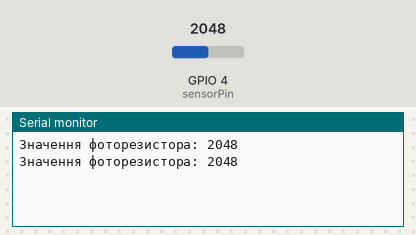
A sketch run on a simulated ESP32. Parts: the last lines printed to the serial monitor. The test bench sets the inputs (shaded band); at power-on: GPIO 4 (sensorPin) = 2048.

Above: at 1.8 s.
1.9 s: GPIO 4 (sensorPin) set to 2866
At 2.4 s:
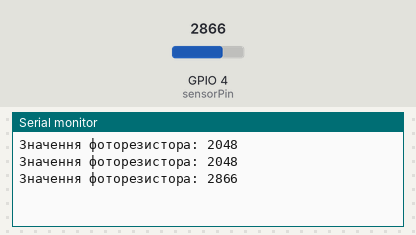
3.4 s: GPIO 4 (sensorPin) set to 3603
At 4.8 s:
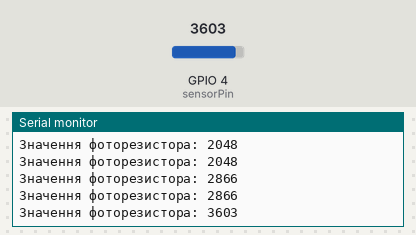
Timing chart, 0 to 6.4 s (numbered marks = the images above; inputs shaded):
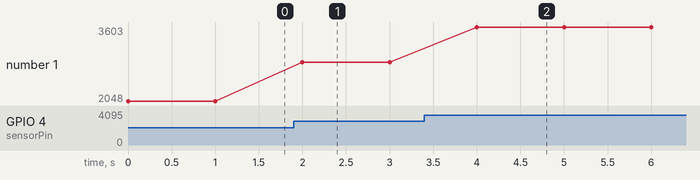

Measured:
- after the input at 1.9 s, the serial monitor: prints a new line after 0.10 s (image 1)
- after the input at 3.4 s, the serial monitor: prints a new line after 0.60 s (image 2)
- plotted number 1: 2048 → 2866 after the input at 1.9 s, 2866 → 3603 after the input at 3.4 s

The sketch:

LDR.ino
```cpp
// --- Налаштування пінів ---
const int sensorPin = 4;     /* Аналоговий вхід для фоторезистора (GPIO 4) */

// --- Змінні ---
int LDR_Val = 0;             /* Змінна для збереження значення фоторезистора */

void setup() {
    // Налаштування серійного порту для виводу даних на комп'ютер
    // Швидкість 115200 (або 9600, як вам зручніше)
    Serial.begin(115200);
}

void loop() {
    // 1. Зчитуємо аналогове значення з фоторезистора
    // ESP32 повертає значення від 0 (темрява) до 4095 (яскраве світло)
    // (Або навпаки, залежно від того, як ви підключили резистор і фоторезистор)
    LDR_Val = analogRead(sensorPin);

    // 2. Виводимо результат у Монітор порту
    Serial.print("Значення фоторезистора: ");
    Serial.println(LDR_Val);

    // 3. Затримка 1 секунда перед наступним заміром
    delay(1000);
}
```
